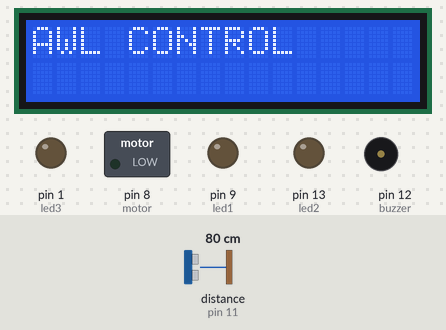
The sketch below on a simulated Arduino Uno, built with avr-gcc and run on an emulated ATmega328P. Parts: 16×2 character LCD, switched loads named in the sketch (green lamp = pin HIGH), output pins drawn as LEDs (lit = HIGH), buzzer (waves = sounding, pin HIGH). Wiring (inferred from the names in the program): ultrasonic range finder: trigger pin 10; echo pin 11. The test bench sets the inputs (shaded band); at power-on: distance to the obstacle (sensor on pin 11) 80 cm. The echo pulse lasts 58.3 µs per cm; pins used as bus, display or sensor lines are not drawn.

Above: at 0.1 s.
At 2.1 s:
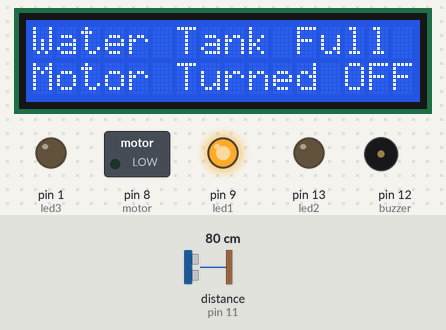
Timing chart, 0 to 129.9 s (numbered marks = the images above):
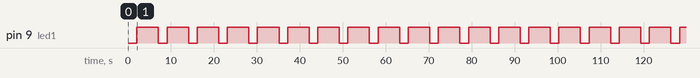

The sketch:

project12.ino
```cpp
#include <LiquidCrystal.h>
#define trigger 10
#define echo 11
#define motor 8
#define buzzer 12
#define led1 9
#define led2 13
#define led3 1

LiquidCrystal lcd(7,6,5,4,3,2);

float time=0,distance=0;
int temp=0;
void setup()
{
 lcd.begin(16,2);
 pinMode(trigger,OUTPUT);
 pinMode(echo,INPUT);
 pinMode(motor, OUTPUT);
 pinMode(buzzer, OUTPUT);
 pinMode(led1, OUTPUT);
 pinMode(led2, OUTPUT);
 pinMode(led3, OUTPUT);
 }
 void loop()
{
 lcd.clear();
 digitalWrite(trigger,LOW);
 delayMicroseconds(2);
 digitalWrite(trigger,HIGH);
 delayMicroseconds(10);
 digitalWrite(trigger,LOW);
 delayMicroseconds(2);
 time=pulseIn(echo,HIGH);
 distance=time*340/20000;
 lcd.clear();
 lcd.print("AWL CONTROL");
 delay(2000);
 if(distance<500)
 {
     digitalWrite(motor, LOW);
     digitalWrite(led1, HIGH);
     lcd.clear();
     lcd.print("Water Tank Full ");
     lcd.setCursor(0,1);
     lcd.print("Motor Turned OFF");
     delay(5000);
     digitalWrite(led1, LOW);
     }

  else if(distance>500 && distance<750)
 {
     digitalWrite(motor, LOW);
     digitalWrite(led2, HIGH);
     lcd.clear();
     lcd.print("Water Tank Full ");
     lcd.setCursor(0,1);
     lcd.print("Motor Turned OFF");
     delay(5000);
     digitalWrite(led2, LOW);
 }

 else if(distance>750)
 {
   digitalWrite(motor, HIGH);
   digitalWrite(buzzer, HIGH);
   digitalWrite(led3, HIGH);
   lcd.clear();
   lcd.print("LOW Water Level");
   lcd.setCursor(0,1);
   lcd.print("Motor Turned ON");
   delay(5000);
   digitalWrite(buzzer, LOW);
   digitalWrite(led3, LOW);
    }
}
```

Measured:
- by itself, pin 9 (led1): alternates HIGH for 5.0 s and LOW for 2.0 s
- what the display in image 0 shows lasts 2.0 s, from 0.1 s to 2.1 s
